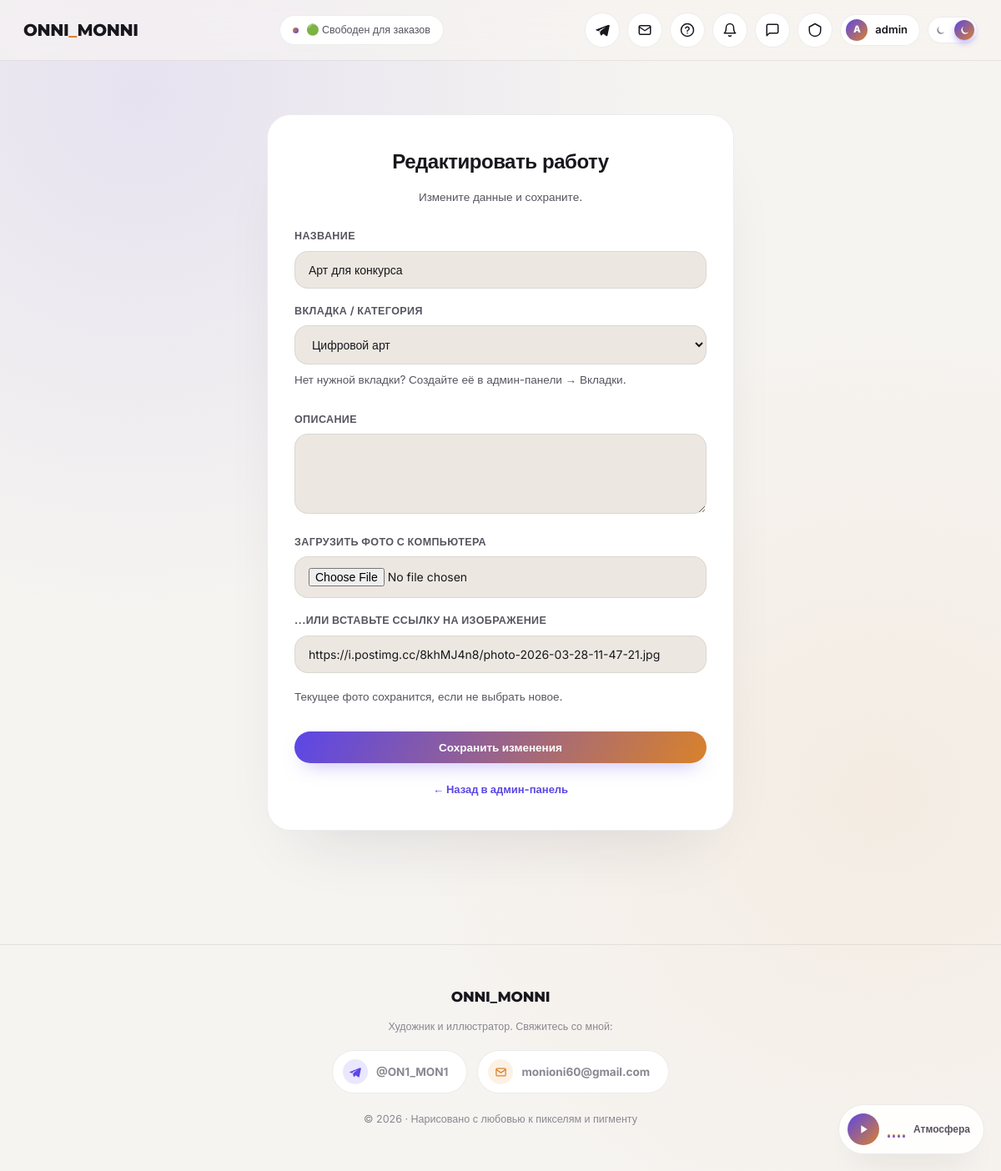
/admin/work/1/edit (signed in), run on the app's committed database.
### app.py (models this page shows, shortened)
class SiteStatus(db.Model):
    __tablename__ = 'site_status'
    id = db.Column(db.Integer, primary_key=True)
    text = db.Column(db.String(200), nullable=False, default=DEFAULT_STATUS_TEXT)
    updated_at = db.Column(db.DateTime, default=datetime.utcnow)

class User(UserMixin, db.Model):
    __tablename__ = 'users'
    id = db.Column(db.Integer, primary_key=True)
    username = db.Column(db.String(80), unique=True, nullable=False)
    email = db.Column(db.String(160), unique=True, nullable=True)
    password_hash = db.Column(db.String(255), nullable=False)
    is_admin = db.Column(db.Boolean, default=False, nullable=False)
    created_at = db.Column(db.DateTime, default=datetime.utcnow)
    comments = db.relationship('Comment', backref='author', lazy=True)
    likes = db.relationship('Like', backref='user', lazy=True)

class Work(db.Model):
    __tablename__ = 'works'
    id = db.Column(db.Integer, primary_key=True)
    title = db.Column(db.String(200), nullable=False)
    description = db.Column(db.Text, nullable=True, default='')
    image_url = db.Column(db.String(500), nullable=False)
    category = db.Column(db.String(80), nullable=False, default='digital')  # хранит slug тега
    views = db.Column(db.Integer, default=0, nullable=False)
    date = db.Column(db.DateTime, default=datetime.utcnow)
    comments = db.relationship('Comment', backref='work', lazy=True,
                                cascade='all, delete-orphan')
    likes = db.relationship('Like', backref='work', lazy=True,
                             cascade='all, delete-orphan')
    @property
    def image_src(self):
        if self.image_url.startswith('http://') or self.image_url.startswith('https://'):
            return self.image_url
        return url_for('static', filename='uploads/' + self.image_url)

### app.py (the view, shortened to what this page needs)
@app.route('/admin/work/<int:work_id>/edit', methods=['GET', 'POST'])
@login_required
@admin_required
def admin_edit_work(work_id):
    work = Work.query.get_or_404(work_id)
    tags = Tag.query.order_by(Tag.name).all()
    return render_template('admin/work_form.html', work=work, tags=tags)

### app.py (called while the page is built)
@login_manager.user_loader
def load_user(user_id):
    return User.query.get(int(user_id))

def admin_required(view_func):
    from functools import wraps
    @wraps(view_func)
    def wrapped(*args, **kwargs):
        if not current_user.is_authenticated or not current_user.is_admin:
            abort(403)
        return view_func(*args, **kwargs)
    return wrapped

def get_site_status():
    status = SiteStatus.query.get(1)
    if not status:
        status = SiteStatus(id=1, text=DEFAULT_STATUS_TEXT)
        db.session.add(status)
        db.session.commit()
    return status

@app.context_processor
def inject_globals():
    unread_count = 0
    if current_user.is_authenticated:
        unread_count = Notification.query.filter_by(user_id=current_user.id, is_read=False).count()
    return {
        'site_status_text': get_site_status().text,
        'unread_notifications': unread_count,
        'all_tags': Tag.query.order_by(Tag.name).all(),
    }

### templates/admin/work_form.html (shortened to what this page needs)
{% extends 'base.html' %}
{% block content %}
<section class="auth-page">
  <div class="auth-card" style="max-width:560px;">
    <h1>{{ 'Редактировать работу' if work else 'Добавить работу' }}</h1>
    <p class="sub">{{ 'Измените данные и сохраните.' if work else 'Загрузите фото и заполните описание.' }}</p>
    <form method="post" enctype="multipart/form-data">
      <div class="form-group">
        <label for="title">Название</label>
        <input type="text" id="title" name="title" value="{{ work.title if work else '' }}" required>
      </div>
      <div class="form-group">
        <label for="category">Вкладка / категория</label>
        <select id="category" name="category">
          {% for tag in tags %}
          <option value="{{ tag.slug }}" {{ 'selected' if work and work.category == tag.slug }}>{{ tag.name }}</option>
          {% else %}
          <option value="digital">Цифровой арт</option>
          {% endfor %}
        </select>
        <p class="sub" style="text-align:left; margin-top:8px;">Нет нужной вкладки? Создайте её в <a href="{{ url_for('admin_dashboard') }}#tags">админ-панели → Вкладки</a>.</p>
      </div>
      <div class="form-group">
        <label for="description">Описание</label>
        <textarea id="description" name="description" rows="4">{{ work.description if work else '' }}</textarea>
      </div>
      <div class="form-group">
        <label for="image_file">Загрузить фото с компьютера</label>
        <input type="file" id="image_file" name="image_file" accept="image/png,image/jpeg,image/gif,image/webp">
      </div>
      <div class="form-group">
        <label for="image_url">...или вставьте ссылку на изображение</label>
        <input type="url" id="image_url" name="image_url" placeholder="https://..." value="{{ work.image_url if work and work.image_url.startswith('http') else '' }}">
      </div>
      {% if work %}
      <p class="sub" style="text-align:left; margin-bottom:14px;">Текущее фото сохранится, если не выбрать новое.</p>
      {% endif %}
      <button type="submit" class="btn btn-primary btn-block">{{ 'Сохранить изменения' if work else 'Добавить работу' }}</button>
    </form>
    <div class="auth-switch"><a href="{{ url_for('admin_dashboard') }}">← Назад в админ-панель</a></div>
  </div>
</section>
{% endblock %}

### templates/base.html (shortened to what this page needs)
<!DOCTYPE html>
<html lang="ru" data-theme="dark">
<head>
<link rel="stylesheet" href="{{ url_for('static', filename='css/style.css') }}">
</head>
<body>
<header class="site-header">
  <div class="header-inner">
    <a href="{{ url_for('index') }}" class="logo-block">
      <span class="logo">ONNI<span class="dot">_</span>MONNI</span>
    </a>
    <div class="status-badge" title="Живой статус автора, обновляется из админ-панели">
      <span class="status-dot"></span>
      <span>{{ site_status_text }}</span>
    </div>
    <div class="header-actions">
      <a class="icon-btn" href="https://t.me/ON1_MON1" target="_blank" rel="noopener" aria-label="Telegram автора" title="Telegram: @ON1_MON1">
        <svg viewBox="0 0 24 24" fill="currentColor"><path d="M21.9 3.5 2.7 11.1c-1.3.5-1.3 1.2-.2 1.5l4.9 1.5 1.9 5.8c.2.6.4.8.9.8.5 0 .7-.2 1-.5l2.4-2.3 5 3.6c.9.5 1.5.2 1.8-.9l3.2-15c.4-1.4-.5-2-1.7-1.6Zm-4.2 3.6L8.9 13.6l-.3 3.2-1.5-4.6 10.6-5.1Z"/></svg>
      </a>
      <a class="icon-btn" href="mailto:monioni60@gmail.com" aria-label="Написать на email" title="Email: monioni60@gmail.com">
        <svg viewBox="0 0 24 24" fill="none" stroke="currentColor" stroke-width="2" stroke-linecap="round" stroke-linejoin="round"><rect x="3" y="5" width="18" height="14" rx="2"/><path d="m3 7 9 6 9-6"/></svg>
      </a>
      {% if current_user.is_authenticated %}
        <a class="icon-btn" href="{{ url_for('support') }}" aria-label="Поддержка" title="Поддержка">
          <svg viewBox="0 0 24 24" fill="none" stroke="currentColor" stroke-width="2" stroke-linecap="round" stroke-linejoin="round"><circle cx="12" cy="12" r="10"/><path d="M9.1 9a3 3 0 0 1 5.8 1c0 2-3 2-3 4"/><path d="M12 17h.01"/></svg>
        </a>
        <a class="icon-btn bell-btn" href="{{ url_for('notifications') }}" aria-label="Уведомления" title="Уведомления">
          <svg viewBox="0 0 24 24" fill="none" stroke="currentColor" stroke-width="2" stroke-linecap="round" stroke-linejoin="round"><path d="M18 8a6 6 0 0 0-12 0c0 7-3 9-3 9h18s-3-2-3-9"/><path d="M13.7 21a2 2 0 0 1-3.4 0"/></svg>
        </a>
        <a class="icon-btn" href="{{ url_for('chat') }}" aria-label="Чат с автором" title="Чат с автором">
          <svg viewBox="0 0 24 24" fill="none" stroke="currentColor" stroke-width="2" stroke-linecap="round" stroke-linejoin="round"><path d="M21 15a2 2 0 0 1-2 2H7l-4 4V5a2 2 0 0 1 2-2h14a2 2 0 0 1 2 2z"/></svg>
        </a>
        {% if current_user.is_admin %}
        <a class="icon-btn" href="{{ url_for('admin_dashboard') }}" aria-label="Админ-панель" title="Админ-панель">
          <svg viewBox="0 0 24 24" fill="none" stroke="currentColor" stroke-width="2" stroke-linecap="round" stroke-linejoin="round"><path d="M12 2 3 7v6c0 5 4 8.5 9 9 5-.5 9-4 9-9V7l-9-5Z"/></svg>
        </a>
        {% endif %}
        <a class="user-pill" href="{{ url_for('logout') }}" title="Выйти">
          <span class="avatar">{{ current_user.username[0]|upper }}</span>
          {{ current_user.username }}
        </a>
      {% else %}
        <a class="btn btn-sm" href="{{ url_for('login') }}">Войти</a>
        <a class="btn btn-sm btn-primary" href="{{ url_for('register') }}">Регистрация</a>
      {% endif %}
      <button class="theme-switch" id="themeToggle" aria-label="Переключить тему">
        <svg class="track-icon moon" viewBox="0 0 24 24" fill="currentColor"><path d="M20.6 15.3A8.6 8.6 0 1 1 9.7 3.4a7 7 0 0 0 10.9 11.9Z"/></svg>
        <svg class="track-icon sun" viewBox="0 0 24 24" fill="none" stroke="currentColor" stroke-width="2" stroke-linecap="round"><circle cx="12" cy="12" r="4.5"/><path d="M12 2v3M12 19v3M4.2 4.2l2.1 2.1M17.7 17.7l2.1 2.1M2 12h3M19 12h3M4.2 19.8l2.1-2.1M17.7 6.3l2.1-2.1"/></svg>
        <span class="thumb">
          <svg viewBox="0 0 24 24" fill="currentColor"><path d="M20.6 15.3A8.6 8.6 0 1 1 9.7 3.4a7 7 0 0 0 10.9 11.9Z"/></svg>
        </span>
      </button>
    </div>
  </div>
</header>
{% block content %}{% endblock %}
<footer>
  <div class="footer-logo">ONNI_MONNI</div>
  <p>Художник и иллюстратор. Свяжитесь со мной:</p>
  <div class="contact-strip">
    <a class="contact-chip tg" href="https://t.me/ON1_MON1" target="_blank" rel="noopener">
      <span class="ico"><svg viewBox="0 0 24 24" fill="currentColor"><path d="M21.9 3.5 2.7 11.1c-1.3.5-1.3 1.2-.2 1.5l4.9 1.5 1.9 5.8c.2.6.4.8.9.8.5 0 .7-.2 1-.5l2.4-2.3 5 3.6c.9.5 1.5.2 1.8-.9l3.2-15c.4-1.4-.5-2-1.7-1.6Zm-4.2 3.6L8.9 13.6l-.3 3.2-1.5-4.6 10.6-5.1Z"/></svg></span>
      @ON1_MON1
    </a>
    <a class="contact-chip mail" href="mailto:monioni60@gmail.com">
      <span class="ico"><svg viewBox="0 0 24 24" fill="none" stroke="currentColor" stroke-width="2" stroke-linecap="round" stroke-linejoin="round"><rect x="3" y="5" width="18" height="14" rx="2"/><path d="m3 7 9 6 9-6"/></svg></span>
      monioni60@gmail.com
    </a>
  </div>
  <p>© 2026 · Нарисовано с любовью к пикселям и пигменту</p>
</footer>
<div class="music-player" id="musicPlayer">
  <button class="music-toggle" id="musicToggle" aria-label="Включить/выключить музыку" title="Включить/выключить музыку">
    <svg class="icon-play" viewBox="0 0 24 24" fill="currentColor"><path d="M8 5v14l11-7Z"/></svg>
  </button>
  <div class="eq" aria-hidden="true"><span></span><span></span><span></span><span></span></div>
  <span class="music-label">Атмосфера</span>
</div>
</body>
</html>

### data on the page
SiteStatus: text "🟢 Свободен для заказов"
User: username "A", username "admin"
Work: title "Арт для конкурса", image_url "https://i.postimg.cc/8khMJ4n8/photo-2026-03-28-11-47-21.jpg"

### other printed values
{{ 'Редактировать работу' if work else 'Добавить работу' }} "Редактировать работу"
{{ 'Сохранить изменения' if work else 'Добавить работу' }} "Сохранить изменения"
form field category "Цифровой арт"
